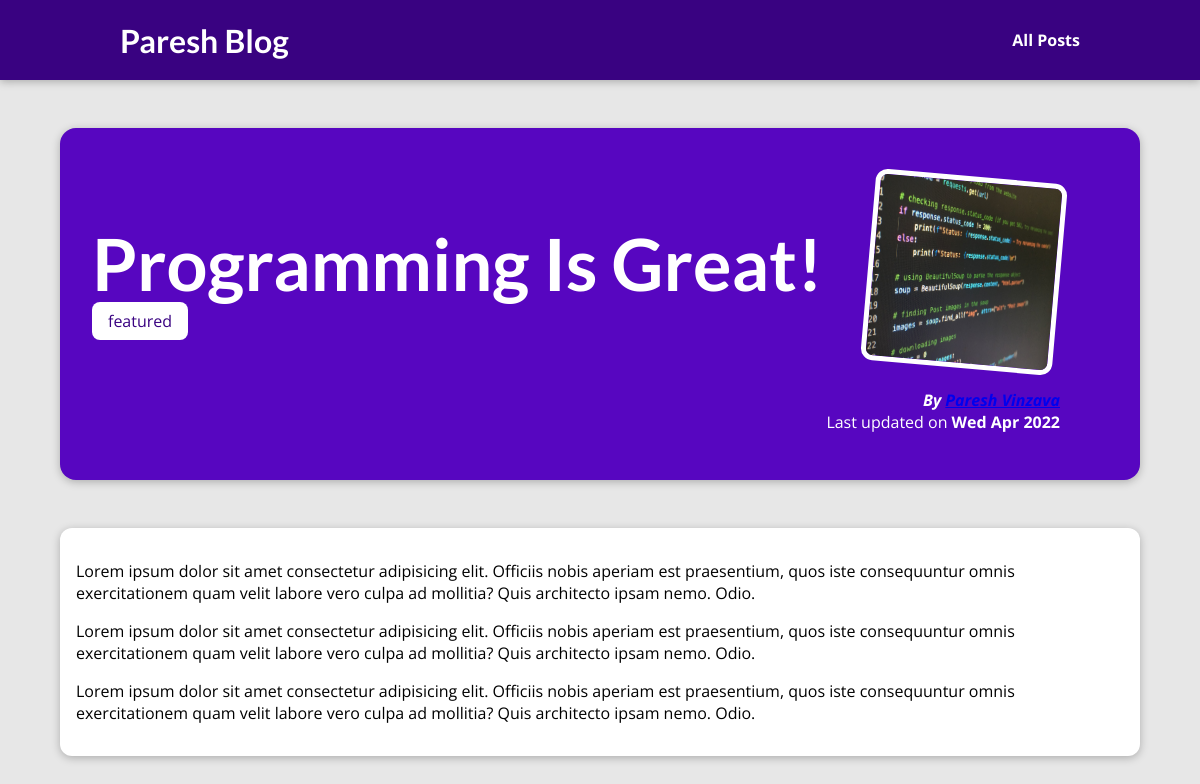
Page /posts/programming-is-fun on the committed database.
### blog/models.py (models this page shows, shortened)
class post(models.Model):
    title = models.CharField(max_length=150)
    excert = models.CharField(max_length=200)
    image_name = models.CharField(max_length=100)
    date = models.DateField(auto_now=True)
    slug = models.SlugField(unique=True, db_index=True)
    content = models.TextField(validators=[MinLengthValidator])
    author = models.ForeignKey(
        Author, on_delete=models.SET_NULL,null=True, related_name = "posts"
    )  # Here i have set the relation one to many and  on_delete seted null means on detetion of author it won't going to affect the post, and for reverse quiery into interactive shell i have given related_name="posts"
    tags = models.ManyToManyField(Tag) # Here i have seted many to many rrlation with the Tag model and POst model

class Tag(models.Model):
    caption = models.CharField(max_length=20)

class Author(models.Model):
    first_name = models.CharField(max_length=100)
    last_name = models.CharField(max_length=100)
    email_address = models.EmailField()
    def full_name(self):
        return f"{self.first_name} {self.last_name}"
    def __str__(self):
        return self.full_name()

### blog/views.py (the view)
# urls.py: path("posts/<slug:slug>",views.post_details, name="post-detail-page" )  #/posts/my-first-post
def post_details(request,slug):  #here it'll take slug parameter
    identified_post = get_object_or_404(post, slug=slug)
    return render(request, "blog/post-details.html" , {
        "post":identified_post,
        "post_tags": identified_post.tags.all()
    })

### blog/templates/blog/post-details.html (shortened to what this page needs)
{% extends 'base.html' %}
{% load static %}
{% block css_files %}
       <link rel="stylesheet" href="{% static "blog/post-detail.css" %}">
{% endblock  %}
{% block content %}
<section id="summary">
    <h2> {{ post.title }} </h2>
    <div>
        {% for tag in post_tags %}
            <span class="tag">  {{ tag.caption }}  </span>
        {% endfor %}
    </div>
    <article>
        <img src="{% static 'blog/images/'|add:post.image_name %}" alt="{{ post.title }}">
        <address>By <a href="mailto:{{ post.author.email_address }}" id = lin > {{ post.author }} </a> </address>
        <div>
            Last updated on  <time> {{ post.date|date:"D M Y" }} </time>
        </div>
    </article>
</section>
<main>
  <p>  {{ post.content|linebreaks }} </p>
</main>
{% endblock %}

### static/app.css (style rules this page uses)
* { box-sizing: border-box; }
html { font-family: 'Open Sans', 'Lato', sans-serif; }
body { margin: 0; }
h1, h2, h3 { font-family: 'Lato', sans-serif; font-weight: bold; }

### blog/static/blog/post-detail.css (style rules this page uses)
body { background-color: #e7e7e7; }
#summary { margin: 8rem auto 3rem auto; padding: 2rem; width: 90%; max-width: 90rem; border-radius: 16px; background-color: #5706c0; position: relative; box-shadow: 0 2px 8px rgba(0, 0, 0, 0.25); height: 22rem; }
#summary h2 { color: white; font-size: 4.5rem; margin-bottom: 0.25rem;; }
#summary article { position: absolute; top: 2rem; right: 3rem; padding: 1rem 2rem; border-radius: 12px; text-align: right; color: white; }
#summary article img { width: 12rem; height: 12rem; border-radius: 12px; transform: rotateZ(5deg); border: 5px solid white; margin-bottom: 1rem; }
#summary address { font-weight: bold; }
#summary time { font-weight: bold; }
main { width: 90%; max-width: 90rem; margin: 3rem auto; background-color: white; padding: 1rem; border-radius: 12px; box-shadow: 0 2px 8px rgba(0, 0, 0, 0.25); }
.tag { background-color: white; color: #390281; padding: 0.5rem 1rem; border-radius: 8px; }

### rows in the picture
post: title "Programming Is Great!", image_name (picture), author "Paresh Vinzava", date "Wed Apr 2022", content "Lorem ipsum dolor sit amet consectetur adipisicing elit. Officiis nobis aperiam est praesentium, quos iste consequuntur omnis exercitationem quam velit labore vero culpa ad mollitia? Quis architecto ipsam nemo. Odio. Lorem ipsum dolor sit amet consectetur adipisicing elit. Officiis nobis aperiam est praesentium, quos iste consequuntur omnis exercitationem quam velit labore vero culpa ad mollitia? Quis architecto ipsam nemo. Odio. Lorem ipsum dolor sit amet consectetur adipisicing elit. Officiis nobis aperiam est praesentium, quos iste consequuntur omnis exercitationem quam velit labore vero culpa ad mollitia? Quis architecto ipsam nemo. Odio."
Tag: caption "featured"
